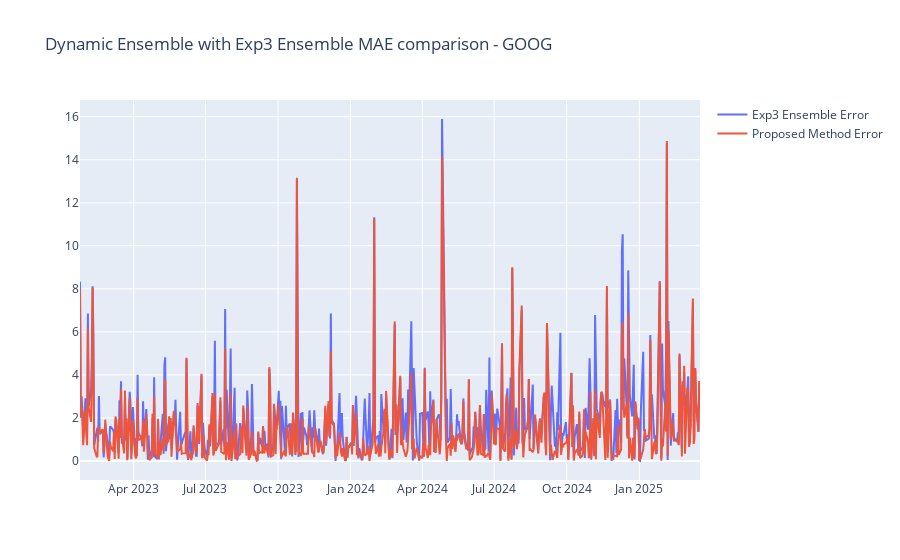

Notebook source saved alongside this figure:
### Code cell
fig = go.Figure()
fig.update_layout(title="Dynamic Ensemble with Exp3 Ensemble MAE comparison - GOOG")
fig.add_trace(go.Scatter(x=df_test['ds'], y = exp3_errors, mode='lines', name='Exp3 Ensemble Error'))
fig.add_trace(go.Scatter(x=df_test['ds'], y=de_error, mode='lines', name='Proposed Method Error'))
fig.show()

### Figure 1 — Plotly figure (JSON) as saved in the notebook; plotly's stock layout.template omitted (floating-point values rounded to 4 significant figures; data arrays with more than 128 entries replaced by an {"elided": "..."} marker saying what was removed)
{"data": [{"mode": "lines", "name": "Exp3 Ensemble Error", "type": "scatter", "uid": "8e00126c-04b1-4d46-9a0c-76875a6fe531", "x": {"elided": "563 str values"}, "y": {"elided": "563 float values"}}, {"mode": "lines", "name": "Proposed Method Error", "type": "scatter", "uid": "5f18ebc8-b901-487e-8fd1-ee4878dec2bb", "x": {"elided": "563 str values"}, "y": {"elided": "563 float values"}}], "layout": {"title": {"text": "Dynamic Ensemble with Exp3 Ensemble MAE comparison - GOOG"}}}
